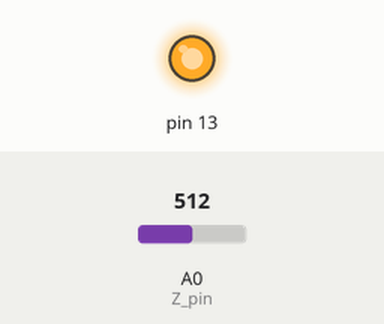
Simulated run of this sketch. Board: Arduino Uno, built with avr-gcc and run on an emulated ATmega328P. On the bench: output pins drawn as LEDs (lit = HIGH). The test bench sets the inputs (shaded band); at power-on: A0 (Z_pin) = 512. Pins used as bus, display or sensor lines are not drawn; what the sketch prints to the serial monitor is not drawn.

Above: at 0.1 s.
Timing chart, 0 to 1.6 s (numbered marks = the images above):
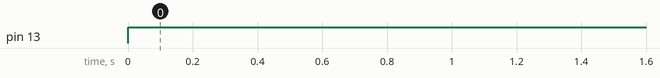

Measured:
- by itself, pin 13: LOW → HIGH at 0.00 s

The sketch:

multiplexer-test.ino
```cpp
 /*
Modified on Dec 1, 2020
Modified by MehranMaleki from Arduino Examples
Home
*/


//Mux control pins
int s0 = 9;
int s1 = 8;
int s2 = 7;

//Mux in "Z" pin
int Z_pin = A0;


void setup(){
  pinMode(s0, OUTPUT);
  pinMode(s1, OUTPUT);
  pinMode(s2, OUTPUT);

  digitalWrite(s0, LOW);
  digitalWrite(s1, LOW);
  digitalWrite(s2, LOW);

  pinMode(13,OUTPUT);
  //pinMode(2,OUTPUT);

  Serial.begin(9600);
}


void loop(){

  //Loop through and read all 8 values
  for(int i = 0; i < 1; i ++){
    Serial.print("Value at channel ");
    Serial.print(i);
    Serial.print(" is : ");
    Serial.println(readMux(2));
  }

  Serial.println("******************************");
  delay(1000);
}

int readMux(int channel){
  int controlPin[] = {s0, s1, s2};

  int muxChannel[8][3]={
    {0,0,0}, //channel 0
    {1,0,0}, //channel 1
    {0,1,0}, //channel 2
    {1,1,0}, //channel 3
    {0,0,1}, //channel 4
    {1,0,1}, //channel 5
    {0,1,1}, //channel 6
    {1,1,1}, //channel 7
  };

  //loop through the 3 sig
  for(int i = 0; i < 3; i ++){
    digitalWrite(controlPin[i], muxChannel[channel][i]);
  }

  // pulse ir emitter
  digitalWrite(13,HIGH);
  delayMicroseconds(500);

  //read the value at the Z pin
  int val = analogRead(Z_pin);

  //return the value
  return val;
}
```
